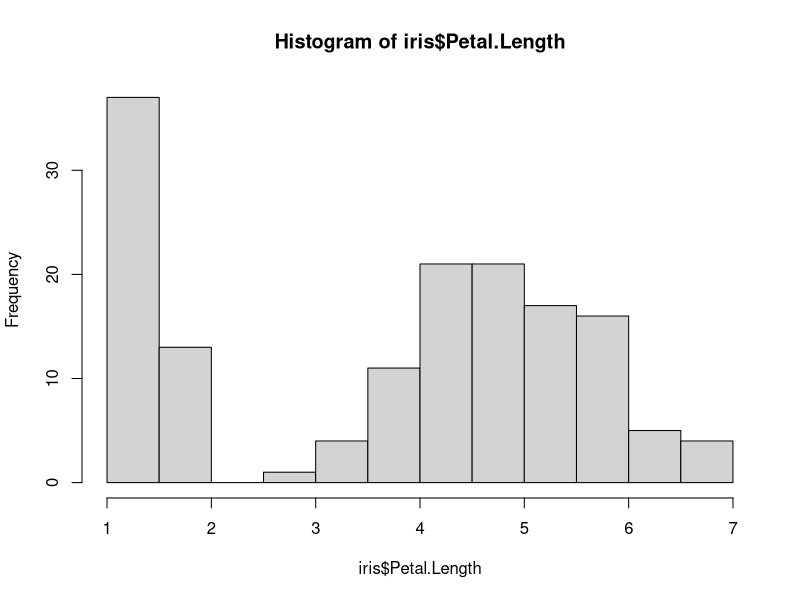
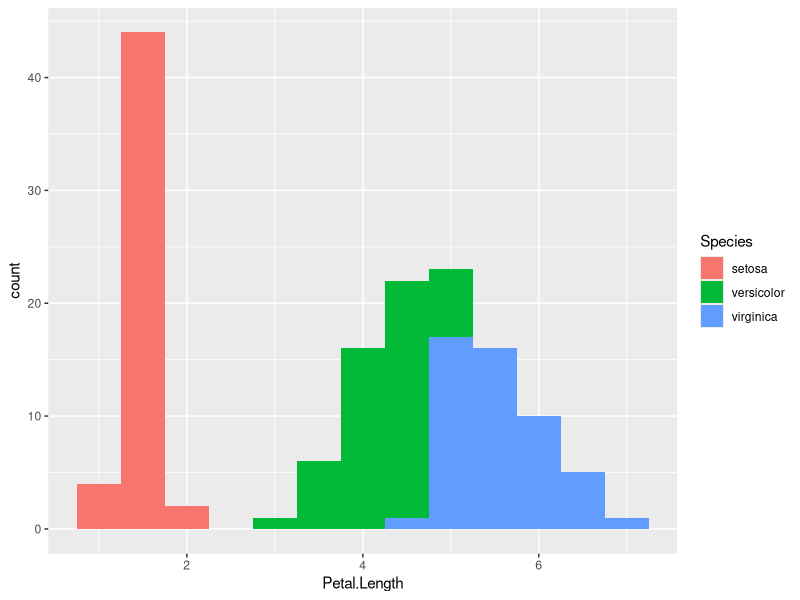
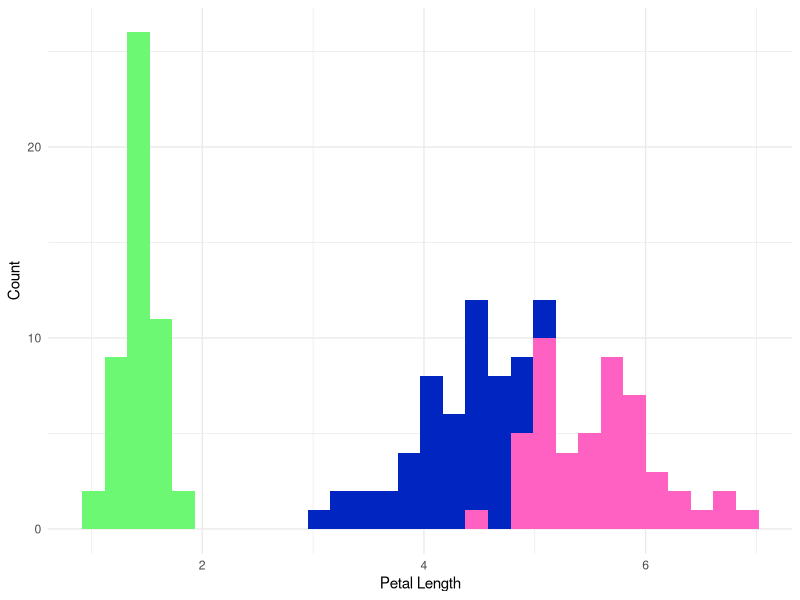

These figures' R source, in order:

###Micaela Lipman 
###Case Study 1 
###Group 4

library(ggplot2)

data ("iris")
mean(iris$Petal.Length)
petal_length_mean=mean(iris$Petal.Length)
hist(iris$Petal.Length)

###other way using ggplot and separating by species
ggplot(iris,aes(x=Petal.Length, fill=Species)) + 
  geom_histogram(binwidth=.5, position="stack")

##Exploring with esquisse package
ggplot(iris) +
  aes(x = Petal.Length, fill = Species) +
  geom_histogram(bins = 30L) +
  scale_fill_manual(values = c(setosa = "#6DF873", 
                               versicolor = "#0025C1", virginica = "#FF61C3")) +
  labs(x = "Petal Length", y = "Count", fill = "Plant Species") +
  theme_minimal() +
  theme(legend.position = "none")


